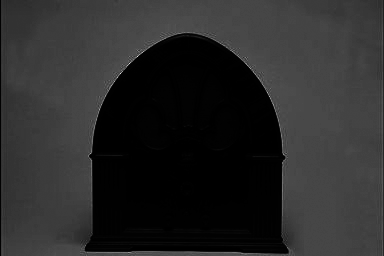
%> input picture AULA 05/Aula4 - 040918/IF69D_Atividade_04_arquivos/radio.tif, 384 x 256 px
$ octave exerc43.m   (GNU Octave 9; MATLAB toolbox functions it lacks are replaced by stand-ins)
%> lines starting %> are read from the running program, lines starting %| are printed output that depends on the picture
% PDI - Aula 04/09/2018
% Author: Xie Jiayu
% Fun珲es de transforma玢o dos n韛eis de cinza (loge)
% Exerc. 4.3

close all;
clear all;
clc;

%Logaritmo neperiano (base e)
y = log(1:256);

img = imread('IF69D_Atividade_04_arquivos/radio.tif');
%> img is the input picture: size 256x384 uint8; min 0, max 224, mean 41.7
%img = im2double(img);
img_log = y(img+1);
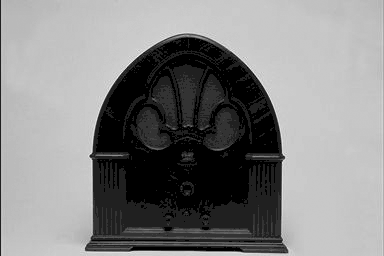
%> img_log: size 256x384 double; min 0, max 5.42, mean 2.84; drawn with min black and max white
img_log = mat2gray(img_log);

figure
subplot(2,2,1);
imshow(img);
title('Original');
subplot(2,2,2);
plot(y);
grid on;
xlabel('x')
ylabel('y = log(x)')
title('Log function');
subplot(2,2,3);
imshow(img_log);
title('Alterada');
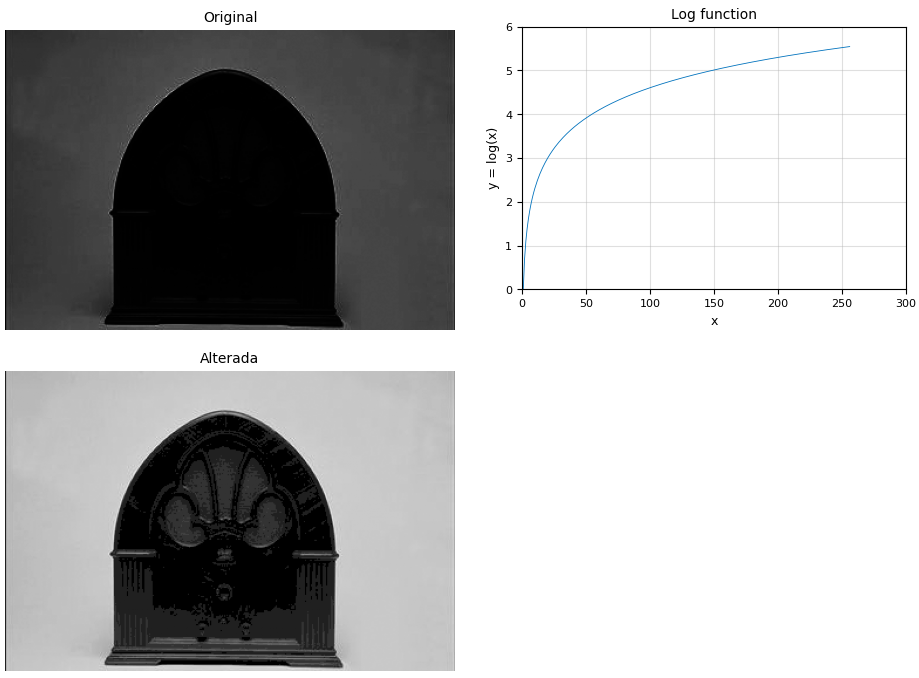
%> figure redrawn from the program's plot data, 3 panels
